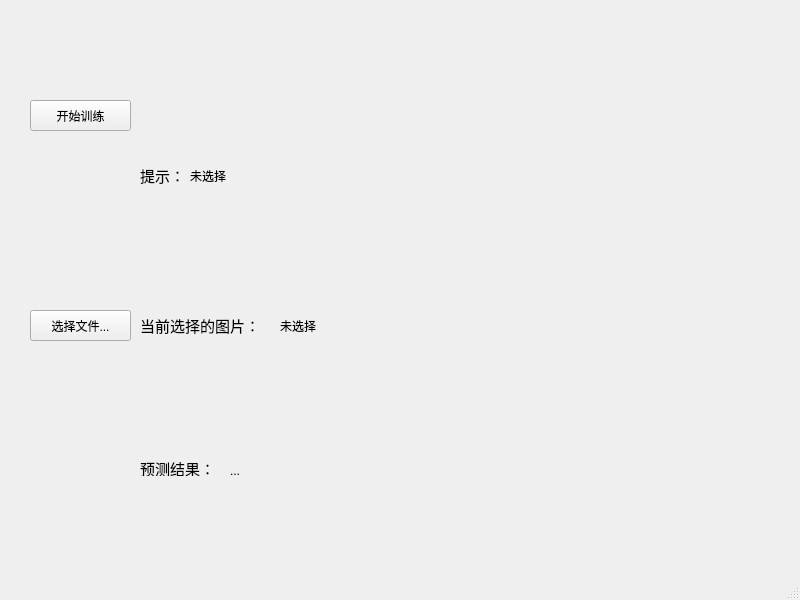
<?xml version="1.0" encoding="UTF-8"?>
<ui version="4.0">
 <class>MainWindow</class>
 <widget class="QMainWindow" name="MainWindow">
  <property name="geometry">
   <rect>
    <x>0</x>
    <y>0</y>
    <width>800</width>
    <height>600</height>
   </rect>
  </property>
  <property name="windowTitle">
   <string>花卉识别</string>
  </property>
  <widget class="QWidget" name="centralwidget">
   <widget class="QPushButton" name="pushButton">
    <property name="geometry">
     <rect>
      <x>30</x>
      <y>310</y>
      <width>101</width>
      <height>31</height>
     </rect>
    </property>
    <property name="text">
     <string>选择文件...</string>
    </property>
   </widget>
   <widget class="QPushButton" name="pushButton_2">
    <property name="geometry">
     <rect>
      <x>30</x>
      <y>100</y>
      <width>101</width>
      <height>31</height>
     </rect>
    </property>
    <property name="text">
     <string>开始训练</string>
    </property>
   </widget>
   <widget class="QLabel" name="label">
    <property name="geometry">
     <rect>
      <x>190</x>
      <y>160</y>
      <width>591</width>
      <height>31</height>
     </rect>
    </property>
    <property name="text">
     <string>未选择</string>
    </property>
   </widget>
   <widget class="QLabel" name="label_2">
    <property name="geometry">
     <rect>
      <x>140</x>
      <y>315</y>
      <width>141</width>
      <height>21</height>
     </rect>
    </property>
    <property name="font">
     <font>
      <family>Arial</family>
      <pointsize>11</pointsize>
     </font>
    </property>
    <property name="text">
     <string>当前选择的图片：</string>
    </property>
   </widget>
   <widget class="QLabel" name="label_3">
    <property name="geometry">
     <rect>
      <x>280</x>
      <y>220</y>
      <width>281</width>
      <height>211</height>
     </rect>
    </property>
    <property name="text">
     <string>未选择</string>
    </property>
   </widget>
   <widget class="QLabel" name="label_4">
    <property name="geometry">
     <rect>
      <x>140</x>
      <y>460</y>
      <width>81</width>
      <height>16</height>
     </rect>
    </property>
    <property name="font">
     <font>
      <family>Arial</family>
      <pointsize>11</pointsize>
     </font>
    </property>
    <property name="text">
     <string>预测结果：</string>
    </property>
   </widget>
   <widget class="QLabel" name="label_5">
    <property name="geometry">
     <rect>
      <x>230</x>
      <y>460</y>
      <width>551</width>
      <height>21</height>
     </rect>
    </property>
    <property name="text">
     <string>...</string>
    </property>
   </widget>
   <widget class="QLabel" name="label_6">
    <property name="geometry">
     <rect>
      <x>140</x>
      <y>150</y>
      <width>61</width>
      <height>51</height>
     </rect>
    </property>
    <property name="font">
     <font>
      <family>Arial</family>
      <pointsize>11</pointsize>
     </font>
    </property>
    <property name="text">
     <string>提示：</string>
    </property>
   </widget>
  </widget>
  <widget class="QMenuBar" name="menubar">
   <property name="geometry">
    <rect>
     <x>0</x>
     <y>0</y>
     <width>800</width>
     <height>26</height>
    </rect>
   </property>
  </widget>
  <widget class="QStatusBar" name="statusbar"/>
 </widget>
 <resources/>
 <connections/>
</ui>
